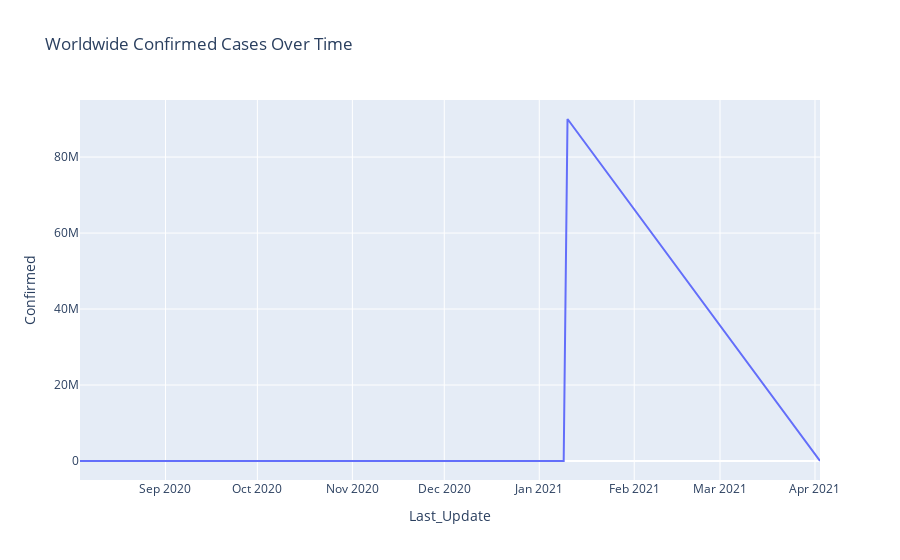

This figure's notebook cell:
### Code cell
world_wide_data= covid_data.groupby('Last_Update')[['Last_Update', 'Confirmed', 'Deaths']].sum().reset_index()
fig = px.line(world_wide_data, x="Last_Update", y="Confirmed",
             title="Worldwide Confirmed Cases Over Time")
fig.show()

### Figure 1 — Plotly figure (JSON) as saved in the notebook; plotly's stock layout.template omitted (floating-point values rounded to 4 significant figures)
{"data": [{"hovertemplate": "Last_Update=%{x}<br>Confirmed=%{y}<extra></extra>", "legendgroup": "", "line": {"color": "#636efa", "dash": "solid"}, "marker": {"symbol": "circle"}, "mode": "lines", "name": "", "orientation": "v", "showlegend": false, "type": "scatter", "x": ["2020-08-04 02:27:56", "2020-08-07 22:34:20", "2020-12-21 13:27:30", "2021-01-08 23:22:27", "2021-01-10 05:22:12", "2021-04-02 15:13:53"], "xaxis": "x", "y": [152, 0, 788, 196, 90020479, 399], "yaxis": "y"}], "layout": {"legend": {"tracegroupgap": 0}, "title": {"text": "Worldwide Confirmed Cases Over Time"}, "xaxis": {"anchor": "y", "domain": [0, 1], "title": {"text": "Last_Update"}}, "yaxis": {"anchor": "x", "domain": [0, 1], "title": {"text": "Confirmed"}}}}
